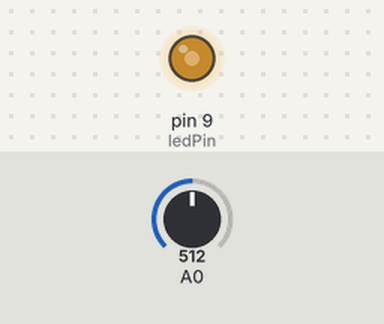
A sketch run on a simulated Arduino Uno, built with avr-gcc and run on an emulated ATmega328P. Parts: output pins drawn as LEDs (lit = HIGH). The inputs (shaded band) are chosen by the test bench; at power-on: A0 = 512.

Above: at 1.2 s.
1.3 s: A0 set to 716
At 2.5 s:
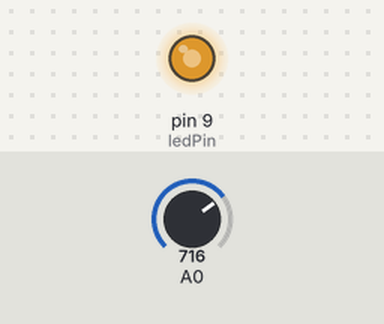
2.8 s: A0 set to 900
At 3.8 s:
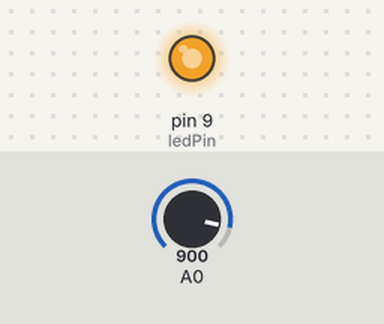
4.3 s: A0 set to 122
At 5.0 s:
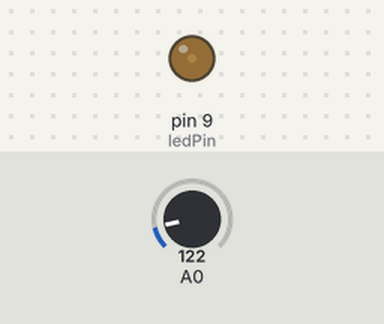
5.8 s: A0 set to 0
At 6.3 s:
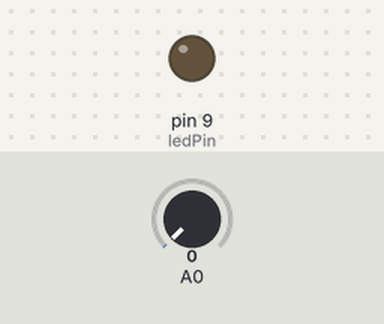
7.3 s: A0 set to 511
At 8.7 s:
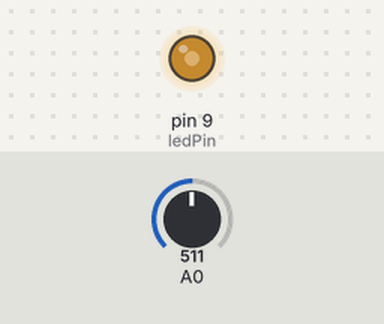
Timing chart, 0 to 9.8 s (numbered marks = the images above; inputs shaded):
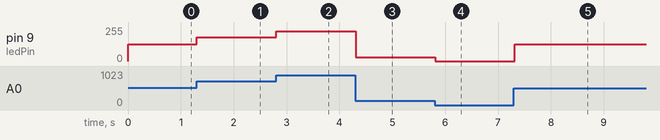

The sketch:

Potensio_+_LED.ino
```cpp
const int ledPin = 9;

void setup() {
  pinMode(ledPin, OUTPUT);
}

void loop() {
  int adcValue = analogRead(A0);
  int brightness = map(adcValue, 0, 1023, 0, 255);
  analogWrite(ledPin, brightness);
  delay(100);
}
```

Measured:
- after the input at 1.3 s, pin 9 (ledPin): 127/255 → 178/255 at once
- after the input at 2.8 s, pin 9 (ledPin): 178/255 → 224/255 at once
- after the input at 4.3 s, pin 9 (ledPin): 224/255 → 30/255 at once
- after the input at 5.8 s, pin 9 (ledPin): 30/255 → 0/255 at once
- after the input at 7.3 s, pin 9 (ledPin): 0/255 → 127/255 at once
